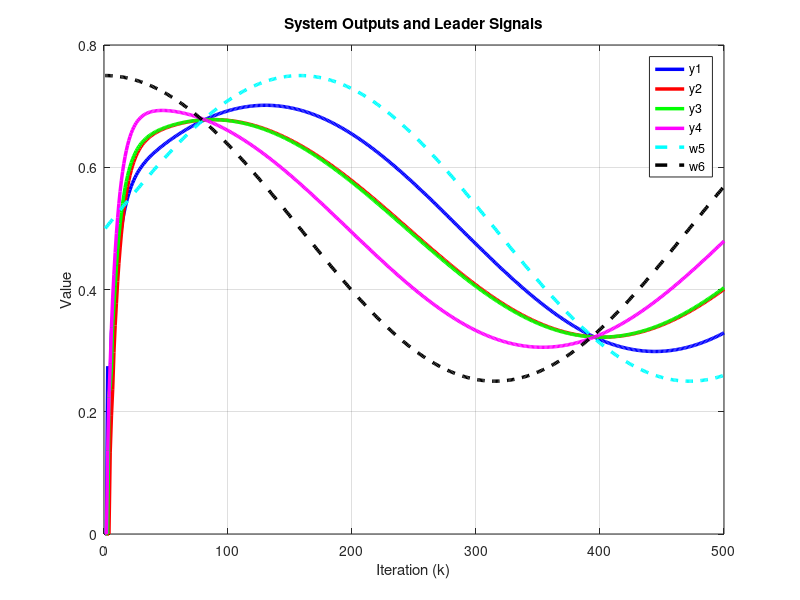

Reproduce this figure in MATLAB.
clc; clear;

%Parameters

rho = 10.5;
eta = 5;
lamda = 100;
mu = 80.5;
epsilon = 1e-5;
alpha = 1;

T = 0.1;
gamma1 = 0.05;
gamma2 = 0.05;
gamma3 = 0.05;
gamma4 = 0.05;

beta = 10;
sigma = 95;
tau = 1e-5;
nena = 1e-5;

rT = 1024;
L = 200;
m = 500;
n =600;


% initialization 

phi1 = zeros(m+1, 1);
phi2 = zeros(m+1, 1);
phi3 = zeros(m+1, 1);
phi4 = zeros(m+1, 1);

mfa1 = zeros(m+1, 1);
mfa2 = zeros(m+1, 1);
mfa3 = zeros(m+1, 1);
mfa4 = zeros(m+1, 1);

sm1 = zeros(m,1);
sm2 = zeros(m,1);
sm3 = zeros(m,1);
sm4 = zeros(m,1);

y1 = zeros(m+1, 1);
y2 = zeros(m+1, 1);
y3 = zeros(m+1, 1);
y4 = zeros(m+1, 1);

u1 = zeros(m,1);
u2 = zeros(m,1);
u3 = zeros(m,1);
u4 = zeros(m,1);

xi1 = zeros(m, 1);
xi2 = zeros(m, 1);
xi3 = zeros(m, 1);
xi4 = zeros(m, 1);

s1 = zeros(m, 1);
s2 = zeros(m, 1);
s3 = zeros(m, 1);
s4 = zeros(m, 1);

omega1 = zeros(m, 1);
omega2 = zeros(m, 1);
omega3 = zeros(m, 1);
omega4 = zeros(m, 1);

% Preallocate arrays (adjust size if needed)
% w5 = zeros(1, m);  % example length, adjust as needed
% w6 = zeros(1, m);  % example length, adjust as needed

% % Set w5 values according to conditions
% w5(1:165)     = 1.4;
% w5(166:330)   = 1.6;
% w5(331:end)   = 1.3;

% % Set w6 values according to conditions
% w6(1:165)     = 0.7;
% w6(166:330)   = 1.2;
% w6(331:end)   = 1.1;


% Time vector for sinusoidal signals
k = 1:m;
t = (k-1) * T; % Time vector: t = (k-1)*T

% Define sinusoidal leader signals (choose one of the variations below)

% Variation 1: Low-frequency, same amplitude, phase-shifted signals
w5 = 0.5 + 0.25 * sin(0.1 * t); % Amplitude = 0.25, frequency = 0.1 rad/s, offset = 1.15
w6 = 0.5 + 0.25 * sin(0.1 * t + pi/2); % Same amplitude and frequency, phase shift = pi/2

% % Variation 2: Different frequencies and amplitudes
% w5 = 1.2 + 0.3 * sin(0.15 * t); % Amplitude = 0.3, frequency = 0.15 rad/s
% w6 = 1.1 + 0.2 * sin(0.3 * t); % Amplitude = 0.2, frequency = 0.3 rad/s

% Variation 3: Higher frequency with phase shift and different offsets
% w5 = 1.3 + 0.2 * sin(0.5 * t); % Amplitude = 0.2, frequency = 0.5 rad/s
% w6 = 1.0 + 0.2 * sin(0.5 * t + pi/4); % Same frequency, phase shift = pi/4, different offset
for k = 1:m

    if k == 1
        phi1(k) = 1;
        phi2(k) = 1;
        phi3(k) = 1;
        phi4(k) = 1;
    elseif k == 2
        phi1(k) = phi1(k-1) + (eta * u1(k-1) / (mu + u1(k-1)^2)) * (y1(k) - phi1(k-1)*u1(k-1));
        phi2(k) = phi2(k-1) + (eta * u2(k-1) / (mu + u2(k-1)^2)) * (y2(k) - phi2(k-1)*u2(k-1));
        phi3(k) = phi3(k-1) + (eta * u3(k-1) / (mu + u3(k-1)^2)) * (y3(k) - phi3(k-1)*u3(k-1));
        phi4(k) = phi4(k-1) + (eta * u4(k-1) / (mu + u4(k-1)^2)) * (y4(k) - phi4(k-1)*u4(k-1));
    else
        phi1(k) = phi1(k-1) + (eta * (u1(k-1) - u1(k-2)) / (mu + (u1(k-1) - u1(k-2))^2)) * (y1(k) - y1(k-1) - phi1(k-1) * (u1(k-1) - u1(k-2)));
        phi2(k) = phi2(k-1) + (eta * (u2(k-1) - u2(k-2)) / (mu + (u2(k-1) - u2(k-2))^2)) * (y2(k) - y2(k-1) - phi2(k-1) * (u2(k-1) - u2(k-2)));
        phi3(k) = phi3(k-1) + (eta * (u3(k-1) - u3(k-2)) / (mu + (u3(k-1) - u3(k-2))^2)) * (y3(k) - y3(k-1) - phi3(k-1) * (u3(k-1) - u3(k-2)));
        phi4(k) = phi4(k-1) + (eta * (u4(k-1) - u4(k-2)) / (mu + (u4(k-1) - u4(k-2))^2)) * (y4(k) - y4(k-1) - phi4(k-1) * (u4(k-1) - u4(k-2)));
    end

    % Stability protection
    if k > 2 && (abs(phi1(k)) <= epsilon || abs(u1(k - 1) - u1(k - 2)) <= epsilon || sign(phi1(k)) ~= sign(phi1(1)))
        phi1(k) = phi1(1);
    end
    
    if k > 2 && (abs(phi2(k)) <= epsilon || abs(u2(k - 1) - u2(k - 2)) <= epsilon || sign(phi2(k)) ~= sign(phi2(1)))
        phi2(k) = phi2(1);
    end
    
    if k > 2 && (abs(phi3(k)) <= epsilon || abs(u3(k - 1) - u3(k - 2)) <= epsilon || sign(phi3(k)) ~= sign(phi3(1)))
        phi3(k) = phi3(1);
    end
    
    if k > 2 && (abs(phi4(k)) <= epsilon || abs(u4(k - 1) - u4(k - 2)) <= epsilon || sign(phi4(k)) ~= sign(phi4(1)))
        phi4(k) = phi4(1);
    end

    % Example for one time step:
    xi1(k) = y2(k) - 2 * y1(k) + w5(k);
    xi2(k) = y3(k) - y2(k);
    xi3(k) = y4(k) - 2 * y3(k) + y1(k);
    xi4(k) = y2(k) - 2 * y4(k) + w6(k);

    % Fix: Handle k=1 case for sliding surfaces
    if k == 1
        s1(k) = 0;
        s2(k) = 0;
        s3(k) = 0;
        s4(k) = 0;
    else
        s1(k) = alpha * xi1(k) - xi1(k-1);
        s2(k) = alpha * xi2(k) - xi2(k-1);
        s3(k) = alpha * xi3(k) - xi3(k-1);
        s4(k) = alpha * xi4(k) - xi4(k-1);
    end

    % Fix: Handle k=1 case for sliding surfaces
    if k == 1
        omega1(k) = 0;
        omega2(k) = 0;
        omega3(k) = 0;
        omega4(k) = 0;
    else
        omega1(k) = s1(k) + tau * (s1(k-1));
        omega2(k) = s2(k) + tau * (s2(k-1));
        omega3(k) = s3(k) + tau * (s3(k-1));
        omega4(k) = s4(k) + tau * (s4(k-1));
    end

    if k == 1
        mfa1(k) = 0;
        mfa2(k) = 0;
        mfa3(k) = 0;
        mfa4(k) = 0;
    else
        mfa1(k) = mfa1(k-1) + (rho * phi1(k)) / (lamda + abs(phi1(k)^2)) * xi1(k);
        mfa2(k) = mfa2(k-1) + (rho * phi2(k)) / (lamda + abs(phi2(k)^2)) * xi2(k);
        mfa3(k) = mfa3(k-1) + (rho * phi3(k)) / (lamda + abs(phi3(k)^2)) * xi3(k);
        mfa4(k) = mfa4(k-1) + (rho * phi4(k)) / (lamda + abs(phi4(k)^2)) * xi4(k);
    end


    % SMC updates
    if k == 1 
        sm1(k) = 0;
        sm2(k) = 0;
        sm3(k) = 0;
        sm4(k) = 0;
    else
        sm1(k) = sm1(k-1) + (beta * phi1(k)) / (sigma + (phi1(k))^2) * ...
            ( (xi1(k) + (y4(k) - y4(k-1)) + (w5(k) - w5(k-1))+(w6(k) - w6(k-1))) / (1 + 1) ...
            + (1-tau * alpha) * xi1(k) - tau * xi1(k-1) / (alpha * (2)) + nena * sign(omega1(k)) );

        sm2(k) = sm2(k-1) + (beta * phi2(k)) / (sigma + (phi2(k))^2) * ...
            ( (xi2(k) + (y3(k) - y3(k-1)) + (w5(k) - w5(k-1))+(w6(k) - w6(k-1))) / (1) ...
            + (1-tau * alpha) * xi2(k) - tau * xi2(k-1) / (alpha * (1)) + nena * sign(omega2(k)) );


        sm3(k) = sm3(k-1) + (beta * phi3(k)) / (sigma + (phi3(k))^2) * ...
            ( (xi3(k) + (y1(k) - y1(k-1)) + (y4(k) - y4(k-1)) + (w5(k) - w5(k-1))+(w6(k) - w6(k-1))) / (2) ...
            + (1-tau * alpha) * xi3(k) - tau * xi3(k-1) / (alpha * (2)) + nena * sign(omega3(k)) );


        sm4(k) = sm4(k-1) + (beta * phi4(k)) / (sigma + (phi4(k))^2) * ...
            ( (xi4(k) + (y2(k) - y3(k-1)) + (w5(k) - w5(k-1))+(w6(k) - w6(k-1))) / (2) ...
            + (1-tau * alpha) * xi4(k) - tau * xi4(k-1) / (alpha * (2)) + nena * sign(omega4(k)) );
    end

    % Control signal
    if k == 1
        u1(k) = 0;
        u2(k) = 0;
        u3(k) = 0;
        u4(k) = 0;
    else
        u1(k) = mfa1(k) + gamma1 * sm1(k);
        u2(k) = mfa2(k) + gamma2 * sm2(k);
        u3(k) = mfa3(k) + gamma3 * sm3(k);
        u4(k) = mfa4(k) + gamma4 * sm4(k);
    end
    if k == 1
        y1(k) = 0;
        y2(k) = 0;
        y3(k) = 0;
        y4(k) = 0;
    end

    % System dynamics (example, replace with actual system equations)

    y1(k + 1) = m / (rT * 0.1) * u1(k);
    y2(k + 1) = m / (rT * 0.1) * u2(k);
    y3(k + 1) = m / (rT * 0.1) * u3(k);
    y4(k + 1) = m / (rT * 0.3) * u4(k);
    % Ensure y values do not exceed bounds (example, adjust as needed)
 
    y1(k) = max(0, min(1, y1(k)));
    y2(k) = max(0, min(1, y2(k)));
    y3(k) = max(0, min(1, y3(k)));
    y4(k) = max(0, min(1, y4(k)));
    % Ensure u values do not exceed bounds (example, adjust as needed)
    u1(k) = max(0, min(1, u1(k)));
    u2(k) = max(0, min(1, u2(k)));
    u3(k) = max(0, min(1, u3(k)));
    u4(k) = max(0, min(1, u4(k)));
    % Ensure phi values do not exceed bounds (example, adjust as needed)
    phi1(k) = max(0, min(1, phi1(k)));
    phi2(k) = max(0, min(1, phi2(k)));
    phi3(k) = max(0, min(1, phi3(k)));
    phi4(k) = max(0, min(1, phi4(k)));

    % Plotting



end

% Time vector for plotting (assuming k represents discrete time steps)
k = 1:m;

% Plot system outputs (y1, y2, y3, y4) and leaders (w5, w6)
figure;
plot(k, y1(1:m), 'b-', 'LineWidth', 2.5, 'DisplayName', 'y1');
hold on;
plot(k, y2(1:m), 'r-', 'LineWidth', 2.5, 'DisplayName', 'y2');
plot(k, y3(1:m), 'g-', 'LineWidth', 2.5, 'DisplayName', 'y3');
plot(k, y4(1:m), 'm-', 'LineWidth', 2.5, 'DisplayName', 'y4');
plot(k, w5, 'c--', 'LineWidth', 2.5, 'DisplayName', 'w5');
plot(k, w6, 'k--', 'LineWidth', 2.5, 'DisplayName', 'w6');
hold off;
title('System Outputs and Leader Signals');
xlabel('Iteration (k)');
ylabel('Value');
legend('show');
grid on;



    


